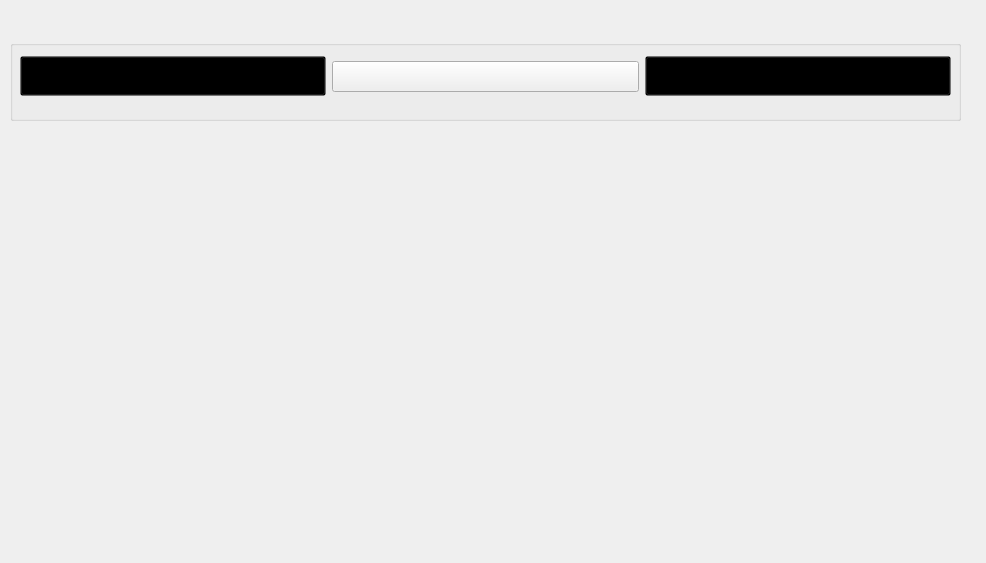
<?xml version="1.0" encoding="UTF-8"?>
<ui version="4.0">
 <class>OnlineMusicWidget</class>
 <widget class="QWidget" name="OnlineMusicWidget">
  <property name="geometry">
   <rect>
    <x>0</x>
    <y>0</y>
    <width>986</width>
    <height>563</height>
   </rect>
  </property>
  <property name="windowTitle">
   <string>OnlineMusicWidget</string>
  </property>
  <widget class="QGroupBox" name="groupBox">
   <property name="geometry">
    <rect>
     <x>10</x>
     <y>40</y>
     <width>951</width>
     <height>81</height>
    </rect>
   </property>
   <property name="styleSheet">
    <string notr="true"/>
   </property>
   <property name="title">
    <string/>
   </property>
   <widget class="QWidget" name="">
    <property name="geometry">
     <rect>
      <x>10</x>
      <y>10</y>
      <width>931</width>
      <height>53</height>
     </rect>
    </property>
    <layout class="QHBoxLayout" name="horizontalLayout_2">
     <item>
      <widget class="QPushButton" name="pushButton">
       <property name="font">
        <font>
         <family>AcadEref</family>
         <pointsize>16</pointsize>
        </font>
       </property>
       <property name="styleSheet">
        <string notr="true">color:RGB(255,255,255);
background-color:transparent;</string>
       </property>
       <property name="text">
        <string>歌曲名称：</string>
       </property>
      </widget>
     </item>
     <item>
      <widget class="QPushButton" name="pushButton_2">
       <property name="font">
        <font>
         <family>Bahnschrift</family>
         <pointsize>12</pointsize>
         <weight>75</weight>
         <bold>true</bold>
        </font>
       </property>
       <property name="text">
        <string/>
       </property>
      </widget>
     </item>
     <item>
      <widget class="QPushButton" name="pushButton_3">
       <property name="font">
        <font>
         <family>AcadEref</family>
         <pointsize>16</pointsize>
        </font>
       </property>
       <property name="styleSheet">
        <string notr="true">color:RGB(255,255,255);
background-color:transparent;</string>
       </property>
       <property name="text">
        <string>搜索</string>
       </property>
      </widget>
     </item>
    </layout>
   </widget>
  </widget>
  <widget class="QWidget" name="">
   <property name="geometry">
    <rect>
     <x>840</x>
     <y>0</y>
     <width>149</width>
     <height>43</height>
    </rect>
   </property>
   <layout class="QHBoxLayout" name="horizontalLayout">
    <item>
     <widget class="QPushButton" name="pushButton_Min">
      <property name="text">
       <string/>
      </property>
      <property name="icon">
       <iconset resource="images.qrc">
        <normaloff>:/new/prefix1/images/about.png</normaloff>:/new/prefix1/images/about.png</iconset>
      </property>
      <property name="iconSize">
       <size>
        <width>32</width>
        <height>32</height>
       </size>
      </property>
      <property name="flat">
       <bool>true</bool>
      </property>
     </widget>
    </item>
    <item>
     <widget class="QPushButton" name="pushButton_CUi">
      <property name="text">
       <string/>
      </property>
      <property name="icon">
       <iconset resource="images.qrc">
        <normaloff>:/new/prefix1/images/skin.png</normaloff>:/new/prefix1/images/skin.png</iconset>
      </property>
      <property name="iconSize">
       <size>
        <width>32</width>
        <height>32</height>
       </size>
      </property>
      <property name="flat">
       <bool>true</bool>
      </property>
     </widget>
    </item>
    <item>
     <widget class="QPushButton" name="pushButton_Close">
      <property name="text">
       <string/>
      </property>
      <property name="icon">
       <iconset resource="images.qrc">
        <normaloff>:/new/prefix1/images/quit.png</normaloff>:/new/prefix1/images/quit.png</iconset>
      </property>
      <property name="iconSize">
       <size>
        <width>32</width>
        <height>32</height>
       </size>
      </property>
      <property name="flat">
       <bool>true</bool>
      </property>
     </widget>
    </item>
   </layout>
  </widget>
  <zorder>groupBox</zorder>
  <zorder>pushButton_Min</zorder>
  <zorder>pushButton_CUi</zorder>
  <zorder>pushButton_Close</zorder>
  <zorder>pushButton</zorder>
  <zorder>pushButton_2</zorder>
  <zorder>pushButton_3</zorder>
 </widget>
 <resources>
  <include location="images.qrc"/>
 </resources>
 <connections/>
</ui>
